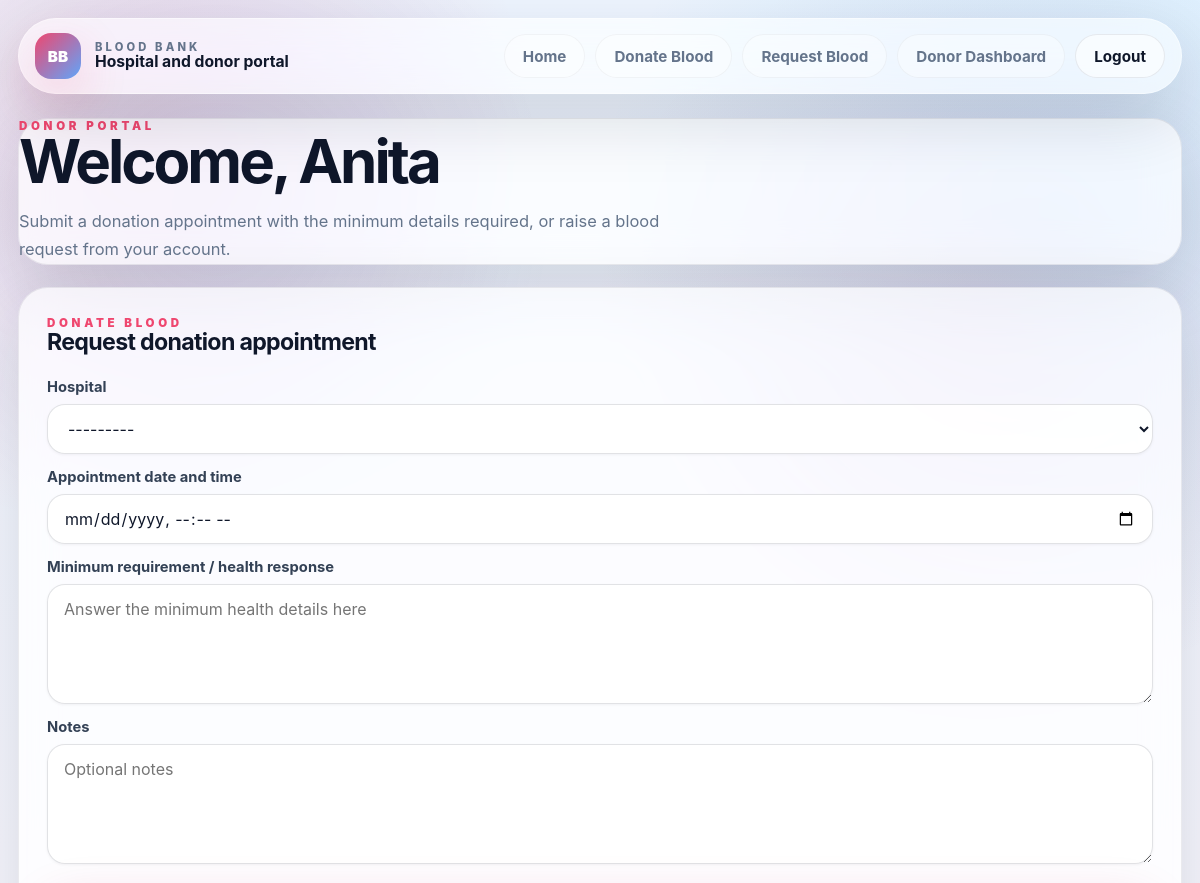
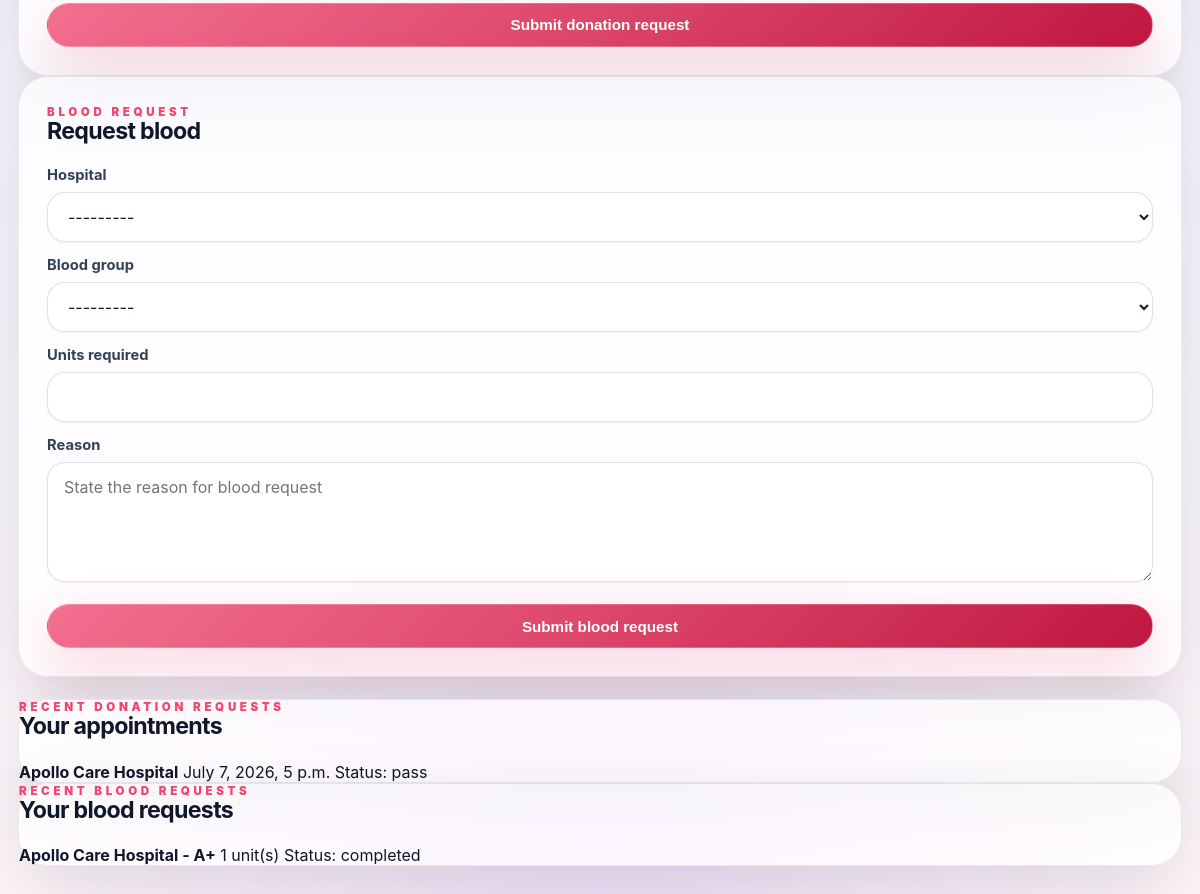
Screenshot of /donor/dashboard/ (signed in) with the database file from the repository (2 pictures, top to bottom).
### core/models.py (models this page shows, shortened)
class User(AbstractBaseUser, PermissionsMixin):
    class Role(models.TextChoices):
        DONOR = "donor", "Donor"
        HOSPITAL = "hospital", "Hospital"
        ADMIN = "admin", "Admin"
    email = models.EmailField(unique=True)
    first_name = models.CharField(max_length=150)
    last_name = models.CharField(max_length=150)
    phone_number = models.CharField(max_length=20, blank=True)
    role = models.CharField(max_length=20, choices=Role.choices, default=Role.DONOR)
    is_approved = models.BooleanField(default=False)
    is_active = models.BooleanField(default=True)
    is_staff = models.BooleanField(default=False)
    date_joined = models.DateTimeField(default=timezone.now)
    objects = UserManager()
    USERNAME_FIELD = "email"
    REQUIRED_FIELDS = ["first_name", "last_name"]

class DonationAppointment(models.Model):
    class EligibilityStatus(models.TextChoices):
        PENDING = "pending", "Pending"
        PASS = "pass", "Pass"
        FAIL = "fail", "Fail"
    donor = models.ForeignKey(User, on_delete=models.CASCADE, related_name="donation_appointments")
    hospital = models.ForeignKey(HospitalProfile, on_delete=models.CASCADE, related_name="appointments")
    appointment_datetime = models.DateTimeField()
    eligibility_status = models.CharField(
        max_length=20, choices=EligibilityStatus.choices, default=EligibilityStatus.PENDING
    )
    survey_response = models.JSONField(default=dict, blank=True)
    notes = models.TextField(blank=True)
    created_at = models.DateTimeField(auto_now_add=True)
    updated_at = models.DateTimeField(auto_now=True)
    class Meta:
        ordering = ["-appointment_datetime"]

class HospitalProfile(models.Model):
    user = models.OneToOneField(User, on_delete=models.CASCADE, related_name="hospital_profile")
    hospital_name = models.CharField(max_length=255)
    registration_number = models.CharField(max_length=100, blank=True)
    address = models.TextField(blank=True)
    city = models.CharField(max_length=100, blank=True)
    state = models.CharField(max_length=100, blank=True)
    pincode = models.CharField(max_length=20, blank=True)
    created_at = models.DateTimeField(auto_now_add=True)
    updated_at = models.DateTimeField(auto_now=True)
    def __str__(self):
        return self.hospital_name

class EmergencyRequest(models.Model):
    class Status(models.TextChoices):
        PENDING = "pending", "Pending"
        APPROVED = "approved", "Approved"
        COMPLETED = "completed", "Completed"
        REJECTED = "rejected", "Rejected"
    requester = models.ForeignKey(User, on_delete=models.CASCADE, related_name="emergency_requests")
    hospital = models.ForeignKey(HospitalProfile, on_delete=models.CASCADE, related_name="emergency_requests")
    blood_group = models.CharField(max_length=3, choices=BloodInventory.BloodGroup.choices)
    units_required = models.PositiveIntegerField()
    status = models.CharField(max_length=20, choices=Status.choices, default=Status.PENDING)
    reason = models.TextField(blank=True)
    fulfilled_units = models.PositiveIntegerField(default=0)
    created_at = models.DateTimeField(auto_now_add=True)
    updated_at = models.DateTimeField(auto_now=True)
    class Meta:
        ordering = ["-created_at"]

### core/views.py (the view, shortened to what this page needs)
# urls.py: path("donor/dashboard/", DonorDashboardView.as_view(), name="donor-dashboard"),
class DonorDashboardView(LoginRequiredMixin, TemplateView):
    template_name = "core/donor/dashboard.html"
    def dispatch(self, request, *args, **kwargs):
        if not request.user.is_authenticated or request.user.role != "donor":
            return redirect("core:login")
        return super().dispatch(request, *args, **kwargs)
    def get_context_data(self, **kwargs):
        context = super().get_context_data(**kwargs)
        context["donation_form"] = DonationAppointmentForm()
        context["blood_request_form"] = BloodRequestForm()
        context["appointments"] = DonationAppointment.objects.filter(donor=self.request.user).order_by("-created_at")[:10]
        context["blood_requests"] = EmergencyRequest.objects.filter(requester=self.request.user).order_by("-created_at")[:10]
        context["hospitals"] = HospitalProfile.objects.all().order_by("hospital_name")
        return context

### core/forms.py (shortened to what this page needs)
class DonationAppointmentForm(forms.ModelForm):
    hospital = forms.ModelChoiceField(
        queryset=HospitalProfile.objects.all(),
        widget=forms.Select(attrs={"class": FORM_SELECT_CLASS}),
    )
    survey_response = forms.CharField(
        label="Minimum requirement / health response",
        required=False,
        widget=forms.Textarea(
            attrs={"class": FORM_INPUT_CLASS, "rows": 4, "placeholder": "Answer the minimum health details here"}
        ),
    )
    class Meta:
        model = DonationAppointment
        fields = ["hospital", "appointment_datetime", "survey_response", "notes"]
        widgets = {
            "appointment_datetime": forms.DateTimeInput(
                attrs={"class": FORM_INPUT_CLASS, "type": "datetime-local"}
            ),
            "notes": forms.Textarea(attrs={"class": FORM_INPUT_CLASS, "rows": 3, "placeholder": "Optional notes"}),
        }

class BloodRequestForm(forms.ModelForm):
    hospital = forms.ModelChoiceField(
        queryset=HospitalProfile.objects.all(),
        widget=forms.Select(attrs={"class": FORM_SELECT_CLASS}),
    )
    class Meta:
        model = EmergencyRequest
        fields = ["hospital", "blood_group", "units_required", "reason"]
        widgets = {
            "blood_group": forms.Select(attrs={"class": FORM_SELECT_CLASS}),
            "units_required": forms.NumberInput(attrs={"class": FORM_INPUT_CLASS, "min": 1}),
            "reason": forms.Textarea(
                attrs={"class": FORM_INPUT_CLASS, "rows": 3, "placeholder": "State the reason for blood request"}
            ),
        }

### core/templates/core/donor/dashboard.html (shortened to what this page needs)
{% extends "core/base.html" %}
{% block body_class %}theme-donor{% endblock %}
{% block content %}
  <section class="surface hero">
    <p class="eyebrow">Donor portal</p>
    <h1>Welcome, {{ request.user.first_name|default:request.user.email }}</h1>
    <p class="lead">
      Submit a donation appointment with the minimum details required, or raise a blood request from your account.
    </p>
  </section>
  <section class="grid two-up mt-22">
    <form class="surface auth-panel" method="post" id="donate-blood">
      <p class="eyebrow">Donate blood</p>
      <h2 class="section-title">Request donation appointment</h2>
      <div class="form-shell mt-22">
        <label class="field">
          <span class="field-label">Hospital</span>
          {{ donation_form.hospital }}
        </label>
        <label class="field">
          <span class="field-label">Appointment date and time</span>
          {{ donation_form.appointment_datetime }}
        </label>
        <label class="field">
          <span class="field-label">Minimum requirement / health response</span>
          {{ donation_form.survey_response }}
        </label>
        <label class="field">
          <span class="field-label">Notes</span>
          {{ donation_form.notes }}
        </label>
      </div>
      <button class="btn btn-primary liquid full-width mt-22" type="submit">Submit donation request</button>
    </form>
    <form class="surface auth-panel" method="post" id="request-blood">
      <p class="eyebrow">Blood request</p>
      <h2 class="section-title">Request blood</h2>
      <div class="form-shell mt-22">
        <label class="field">
          <span class="field-label">Hospital</span>
          {{ blood_request_form.hospital }}
        </label>
        <label class="field">
          <span class="field-label">Blood group</span>
          {{ blood_request_form.blood_group }}
        </label>
        <label class="field">
          <span class="field-label">Units required</span>
          {{ blood_request_form.units_required }}
        </label>
        <label class="field">
          <span class="field-label">Reason</span>
          {{ blood_request_form.reason }}
        </label>
      </div>
      <button class="btn btn-primary liquid full-width mt-22" type="submit">Submit blood request</button>
    </form>
  </section>
  <section class="grid two-up mt-22">
    <div class="surface">
      <p class="eyebrow">Recent donation requests</p>
      <h2 class="section-title">Your appointments</h2>
      <div class="list-stack mt-22">
        {% for appointment in appointments %}
          <article class="stack-card">
            <strong>{{ appointment.hospital.hospital_name }}</strong>
            <span>{{ appointment.appointment_datetime }}</span>
            <span>Status: {{ appointment.eligibility_status }}</span>
          </article>
        {% empty %}
          <p class="support-text">No donation appointments submitted yet.</p>
        {% endfor %}
      </div>
    </div>
    <div class="surface">
      <p class="eyebrow">Recent blood requests</p>
      <h2 class="section-title">Your blood requests</h2>
      <div class="list-stack mt-22">
        {% for request in blood_requests %}
          <article class="stack-card">
            <strong>{{ request.hospital.hospital_name }} - {{ request.blood_group }}</strong>
            <span>{{ request.units_required }} unit(s)</span>
            <span>Status: {{ request.status }}</span>
          </article>
        {% empty %}
          <p class="support-text">No blood requests submitted yet.</p>
        {% endfor %}
      </div>
    </div>
  </section>
{% endblock %}

### core/static/core/ui.css (style rules this page uses)
:root { color-scheme: light; --bg: #eef2f7; --bg-2: #f7f9fc; --surface: rgba(255, 255, 255, 0.72); --surface-strong: rgba(12, 18, 28, 0.88); --surface-soft: rgba(255, 255, 255, 0.52); --text: #0f172a; --muted: #64748b; --line: rgba(15, 23, 42, 0.09); --line-strong: rgba(255, 255, 255, 0.13); --primary: #e11d48; --primary-2: #7c3aed; --primary-dark: #9f1239; --accent: #0ea5e9; --shadow-lg: 0 24px 70px rgba(15, 23, 42, 0.14); --shadow-glow: 0 18px 50px rgba(225, 29, 72, 0.18); --radius-xl: 30px; --radius-lg: 22px; --radius-md: 16px; }
* { box-sizing: border-box; }
html { min-height: 100%; }
body { min-height: 100vh; margin: 0; font-family: Inter, "Segoe UI", Arial, sans-serif; color: var(--text); background: radial-gradient(circle at 12% 8%, rgba(225, 29, 72, 0.15), transparent 20%), radial-gradient(circle at 88% 12%, rgba(14, 165, 233, 0.16), transparent 24%), radial-gradient(circle at 50% 100%, rgba(124, 58, 237, 0.1), transparent 28%), linear-gradient(180deg, var(--bg) 0%, var(--bg-2) 100%); }
.nav-link, .btn { display: inline-flex; align-items: center; justify-content: center; min-height: 44px; padding: 0 18px; border-radius: 999px; border: 1px solid transparent; font-size: 0.95rem; font-weight: 700; transition: transform 0.18s ease, background-color 0.18s ease, border-color 0.18s ease, box-shadow 0.18s ease, color 0.18s ease; }
.btn { cursor: pointer; text-decoration: none; }
.btn-primary { color: #fff; background: linear-gradient(135deg, var(--primary), var(--primary-dark)); box-shadow: var(--shadow-glow); }
.btn-primary.liquid { background: linear-gradient(135deg, rgba(255, 255, 255, 0.22), rgba(255, 255, 255, 0.02)), linear-gradient(135deg, var(--primary), var(--primary-dark)); border: 1px solid rgba(255, 255, 255, 0.22); }
.full-width { width: 100%; }
.mt-22 { margin-top: 22px; }
.surface, .surface-dark, .panel, .metric-card, .pill, .quick-link, .info-item, .empty-state { border-radius: var(--radius-xl); border: 1px solid rgba(15, 23, 42, 0.08); box-shadow: var(--shadow-lg); backdrop-filter: blur(18px) saturate(155%); -webkit-backdrop-filter: blur(18px) saturate(155%); }
.surface { background: var(--surface); }
.hero-copy, .hero-side, .auth-intro, .auth-panel, .panel, .metric-card, .pill, .quick-link, .info-item, .empty-state { padding: 28px; }
.eyebrow { margin: 0; font-size: 0.72rem; font-weight: 900; letter-spacing: 0.32em; text-transform: uppercase; color: var(--primary); }
h1, h2, h3, p { margin-top: 0; }
h1 { margin-bottom: 16px; font-size: clamp(2.35rem, 5vw, 4.7rem); line-height: 0.96; letter-spacing: -0.05em; }
.section-title { margin: 0; font-size: 1.45rem; line-height: 1.1; letter-spacing: -0.03em; }
.lead { max-width: 65ch; margin: 0; color: var(--muted); font-size: 1.03rem; line-height: 1.75; }
.form-shell { display: grid; gap: 14px; }
.field { display: grid; gap: 8px; }
.field-label { font-size: 0.92rem; font-weight: 700; color: #334155; }
.ui-input, .ui-select, .auth-panel input, .auth-panel select, .auth-panel textarea { width: 100%; min-height: 50px; padding: 0 16px; border-radius: 18px; border: 1px solid rgba(15, 23, 42, 0.12); background: rgba(255, 255, 255, 0.9); font: inherit; color: var(--text); box-shadow: 0 1px 3px rgba(15, 23, 42, 0.05); }
.auth-panel textarea { min-height: 120px; padding: 14px 16px; }
.auth-panel, .auth-intro { min-height: 100%; }
.theme-donor { --primary: #ef476f; --primary-2: #60a5fa; --primary-dark: #be123c; --accent: #38bdf8; --bg: #eef5ff; --bg-2: #fff7fb; }

### rows the page displays
User: user.first_name "Anita"
DonationAppointment: hospital.hospital_name "Apollo Care Hospital", appointment_datetime "July 7, 2026, 5 p.m.", eligibility_status "pass"
EmergencyRequest: hospital.hospital_name "Apollo Care Hospital", blood_group "A+", units_required "1", status "completed"
